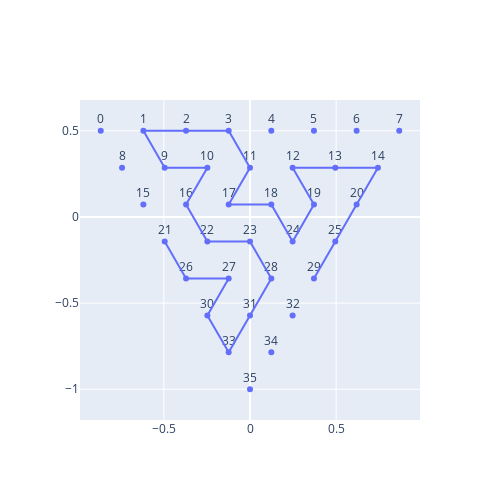

Write notebook code for a chart like this one.
### Code cell
# Choose edge pattern for icosahedron

show_2d_points(triangle_coords, CHOSEN_EDGES)
CHOSEN_EDGES = paths[2]

### Figure 1 — Plotly figure (JSON) as saved in the notebook; plotly's stock layout.template omitted (floating-point values rounded to 4 significant figures)
{"data": [{"hovertemplate": "x=%{x}<br>y=%{y}<br>text=%{text}<extra></extra>", "legendgroup": "", "marker": {"color": "#636efa", "symbol": "circle"}, "mode": "markers+text", "name": "", "orientation": "v", "showlegend": false, "text": [0, 1, 2, 3, 4, 5, 6, 7, 8, 9, 10, 11, 12, 13, 14, 15, 16, 17, 18, 19, 20, 21, 22, 23, 24, 25, 26, 27, 28, 29, 30, 31, 32, 33, 34, 35], "textposition": "top center", "type": "scatter", "x": [-0.866, -0.6186, -0.3712, -0.1237, 0.1237, 0.3712, 0.6186, 0.866, -0.7423, -0.4949, -0.2474, 0, 0.2474, 0.4949, 0.7423, -0.6186, -0.3712, -0.1237, 0.1237, 0.3712, 0.6186, -0.4949, -0.2474, 0, 0.2474, 0.4949, -0.3712, -0.1237, 0.1237, 0.3712, -0.2474, 0, 0.2474, -0.1237, 0.1237, 0], "xaxis": "x", "y": [0.5, 0.5, 0.5, 0.5, 0.5, 0.5, 0.5, 0.5, 0.2857, 0.2857, 0.2857, 0.2857, 0.2857, 0.2857, 0.2857, 0.07143, 0.07143, 0.07143, 0.07143, 0.07143, 0.07143, -0.1429, -0.1429, -0.1429, -0.1429, -0.1429, -0.3571, -0.3571, -0.3571, -0.3571, -0.5714, -0.5714, -0.5714, -0.7857, -0.7857, -1], "yaxis": "y"}, {"hovertemplate": "x=%{x}<br>y=%{y}<extra></extra>", "legendgroup": "", "line": {"color": "#636efa", "dash": "solid"}, "marker": {"symbol": "circle"}, "mode": "lines", "name": "", "orientation": "v", "showlegend": false, "textposition": "top center", "type": "scatter", "x": [-0.3712, -0.1237, -0.2474, -0.1237, 0, 0.1237, 0, -0.2474, -0.3712, -0.2474, -0.4949, -0.6186, -0.3712, -0.1237, 0, -0.1237, 0.1237, 0.2474, 0.3712, 0.2474, 0.4949, 0.7423, 0.6186, 0.4949], "xaxis": "x", "y": [-0.3571, -0.3571, -0.5714, -0.7857, -0.5714, -0.3571, -0.1429, -0.1429, 0.07143, 0.2857, 0.2857, 0.5, 0.5, 0.5, 0.2857, 0.07143, 0.07143, -0.1429, 0.07143, 0.2857, 0.2857, 0.2857, 0.07143, -0.1429], "yaxis": "y"}, {"hovertemplate": "x=%{x}<br>y=%{y}<extra></extra>", "legendgroup": "", "line": {"color": "#636efa", "dash": "solid"}, "marker": {"symbol": "circle"}, "mode": "lines", "name": "", "orientation": "v", "showlegend": false, "textposition": "top center", "type": "scatter", "x": [-0.3712, -0.4949], "xaxis": "x", "y": [-0.3571, -0.1429], "yaxis": "y"}, {"hovertemplate": "x=%{x}<br>y=%{y}<extra></extra>", "legendgroup": "", "line": {"color": "#636efa", "dash": "solid"}, "marker": {"symbol": "circle"}, "mode": "lines", "name": "", "orientation": "v", "showlegend": false, "textposition": "top center", "type": "scatter", "x": [0.4949, 0.3712], "xaxis": "x", "y": [-0.1429, -0.3571], "yaxis": "y"}], "layout": {"height": 500, "width": 500, "yaxis": {"scaleanchor": "x", "scaleratio": 1}}}
